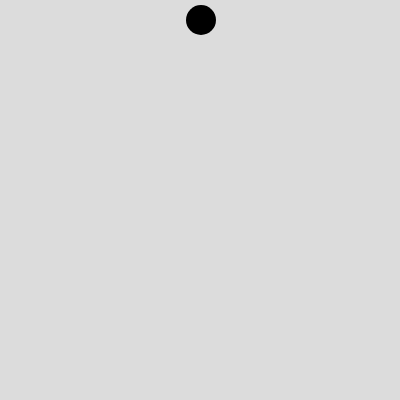
Frame 1 (no input)
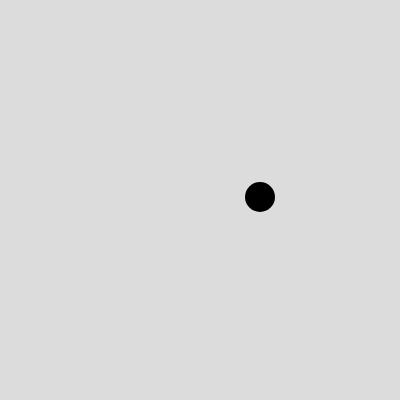
Frame 60 (no input)
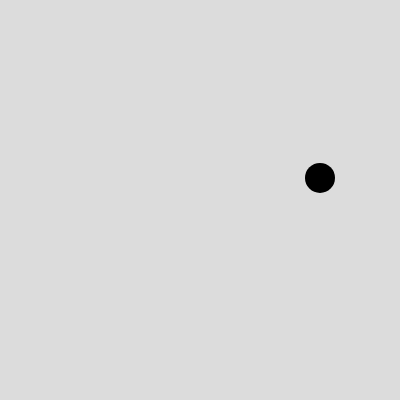
Frame 120 (the mouse pressed at the canvas centre since frame 60)

The p5.js sketch that drew these frames (run headless with seeded random() and noise() and a simulated clock; from frame 60 on, the mouse is pressed at the canvas centre):

// p5.js sketch
// ── sketch.js
class borb{
  constructor(x,y,vx,vy,av,ay,f){
    this.pos=createVector(x,y);
    this.velo=createVector(vx,vy);
    this.acc=createVector(av,ay);
    this.fric=f
  }
  update(){
    this.move();
    this.show();
    this.outBounds();
  }
  outBounds(){
    if(this.pos.y>height-15){
      this.pos.y=height-15;
      this.velo.y*=-this.fric;
    }
    if(this.pos.y<15){
      this.pos.y=15;
      this.velo.y*=-this.fric;
    }
    if(this.pos.x<15){
      this.pos.x=15;
      this.velo.x*=-this.fric;
    }
    if(this.pos.x>width-15){
      this.pos.x=width-15;
      this.velo.x*=-this.fric;
    }
  }
  move(){
    this.pos.add(this.velo);
    this.velo.add(this.acc);
    
  }
  show(){
    noStroke();
    fill(0)
    circle(this.pos.x,this.pos.y,30);
  }
}

let b;
function setup() {
  createCanvas(400, 400);
  b=new borb(width/2,20,1,0,0,0.1,.9);

}

function draw() {
  background(220);
  b.update();
 
}
